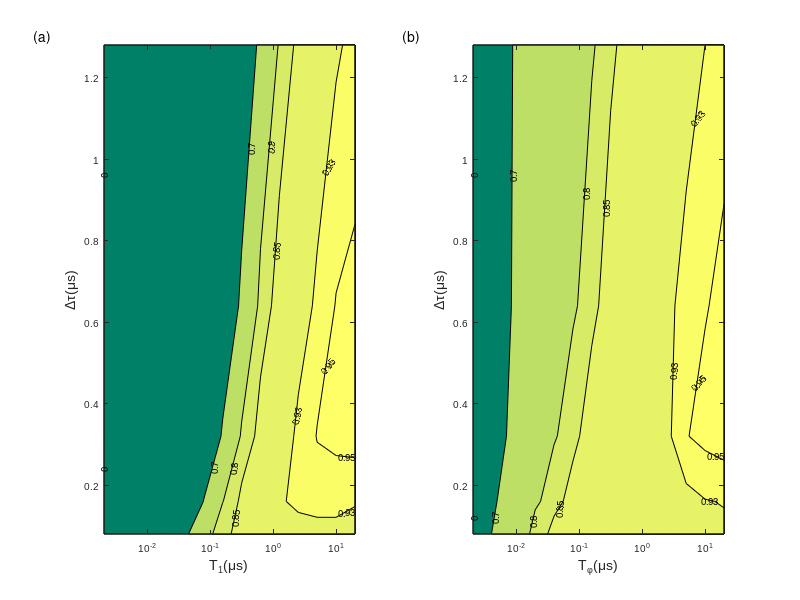

MATLAB code to generate this figure:
 
clear all
close all
figure('Position',[500,500,350,160]);
load('T1T2.mat')
Y=[0.02,0.04,0.08,0.16,0.32]*4;
X=XX1{1};
ax=subplot(1,2,1);
levels=[0.95,0.93,0.85,0.8,0.7,0];
[C,h]=contourf(X,Y,Z1,levels,'ShowText','on','LabelSpacing',65);
clabel(C,h,'FontSize',7,'Color','black');
% clabel(C,'Rotation',0);
cmap = [0.95, 0.95 ,0.95;0.9, 0.9 ,0.9;0.85, 0.85 ,0.85];
text(1.5e-4,1.3,'(a)');
set(ax,'XScale','log','FontSize',7,'XTick',[0.01,0.1,1,10],'LabelFontSizeMultiplier',1,'FontName','Arial','FontUnits','pixels');
% map = [
%     0.9, 0.9 ,0.9
%     0.85, 0.85 ,0.85
%     0.80, 0.80 ,0.80
%     0.75, 0.75 ,0.75
%     0.7 0.7 0.7
%     0.65 0.65 0.65];
% map1 = [
%     0.9, 0.9 ,0.9
%     0.85, 0.85 ,0.85
%     0.80, 0.80 ,0.80
%     0.75, 0.75 ,0.75
%     0.7 0.7 0.7
%     0.65 0.65 0.65];
% colormap(map)
colormap('summer')
z=xlabel('T_1({\mu}s)');
y=ylabel('{\Delta}\tau({\mu}s)');
% x.fontsize=7;
% y.fontsize=7;
load('result_check1.mat')
Z2=zeros(5,12);
for i=1:1:5
    Z2(i,1:12)=YY2{i}/1000;
end
ax=subplot(1,2,2);
[C,h]=contourf(X,Y,Z2,levels,'ShowText','on','LabelSpacing',65);
clabel(C,h,'FontSize',7,'Color','black');
% colormap(map1)
colormap('summer')
xlabel('T_\phi({\mu}s)')
ylabel('{\Delta}\tau({\mu}s)')
text(1.5e-4,1.3,'(b)');
set(ax,'XScale','log','FontSize',7,'XTick',[0.01,0.1,1,10],'LabelFontSizeMultiplier',1,'FontName','Arial','FontUnits','pixels');
